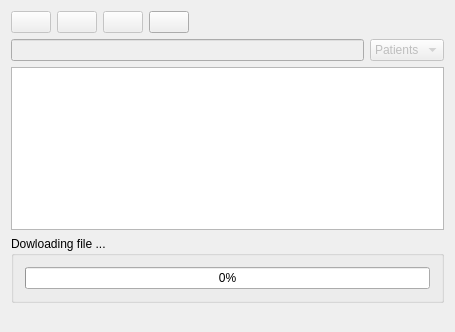
<?xml version="1.0" encoding="UTF-8"?>
<ui version="4.0">
 <class>QmitkXnatTreeBrowserViewControls</class>
 <widget class="QWidget" name="QmitkXnatTreeBrowserViewControls">
  <property name="geometry">
   <rect>
    <x>0</x>
    <y>0</y>
    <width>455</width>
    <height>332</height>
   </rect>
  </property>
  <property name="minimumSize">
   <size>
    <width>0</width>
    <height>0</height>
   </size>
  </property>
  <property name="windowTitle">
   <string>QmitkTemplate</string>
  </property>
  <layout class="QVBoxLayout" name="verticalLayout">
   <item>
    <layout class="QHBoxLayout" name="horizontalLayout">
     <item>
      <widget class="QPushButton" name="btnXnatUpload">
       <property name="enabled">
        <bool>false</bool>
       </property>
       <property name="toolTip">
        <string>Upload to XNAT</string>
       </property>
       <property name="styleSheet">
        <string notr="true"/>
       </property>
       <property name="text">
        <string/>
       </property>
       <property name="icon">
        <iconset resource="../../resources/xnat.qrc">
         <normaloff>:/xnat-plugin/xnat-upload.png</normaloff>:/xnat-plugin/xnat-upload.png</iconset>
       </property>
       <property name="iconSize">
        <size>
         <width>32</width>
         <height>32</height>
        </size>
       </property>
      </widget>
     </item>
     <item>
      <widget class="QPushButton" name="btnXnatDownload">
       <property name="enabled">
        <bool>false</bool>
       </property>
       <property name="toolTip">
        <string>Download File</string>
       </property>
       <property name="text">
        <string/>
       </property>
       <property name="icon">
        <iconset resource="../../resources/xnat.qrc">
         <normaloff>:/xnat-plugin/xnat-download.png</normaloff>:/xnat-plugin/xnat-download.png</iconset>
       </property>
       <property name="iconSize">
        <size>
         <width>32</width>
         <height>32</height>
        </size>
       </property>
      </widget>
     </item>
     <item>
      <widget class="QPushButton" name="btnCreateXnatFolder">
       <property name="enabled">
        <bool>false</bool>
       </property>
       <property name="toolTip">
        <string>Create Folder</string>
       </property>
       <property name="text">
        <string/>
       </property>
       <property name="icon">
        <iconset resource="../../resources/xnat.qrc">
         <normaloff>:/xnat-plugin/xnat-folder.png</normaloff>:/xnat-plugin/xnat-folder.png</iconset>
       </property>
       <property name="iconSize">
        <size>
         <width>32</width>
         <height>32</height>
        </size>
       </property>
      </widget>
     </item>
     <item>
      <widget class="QPushButton" name="btnXnatConnect">
       <property name="enabled">
        <bool>true</bool>
       </property>
       <property name="toolTip">
        <string>Connect</string>
       </property>
       <property name="text">
        <string/>
       </property>
       <property name="icon">
        <iconset resource="../../resources/xnat.qrc">
         <normaloff>:/xnat-plugin/xnat-connect.png</normaloff>:/xnat-plugin/xnat-connect.png</iconset>
       </property>
       <property name="iconSize">
        <size>
         <width>32</width>
         <height>32</height>
        </size>
       </property>
       <property name="checkable">
        <bool>false</bool>
       </property>
      </widget>
     </item>
     <item>
      <spacer name="horizontalSpacer">
       <property name="orientation">
        <enum>Qt::Horizontal</enum>
       </property>
       <property name="sizeHint" stdset="0">
        <size>
         <width>40</width>
         <height>20</height>
        </size>
       </property>
      </spacer>
     </item>
    </layout>
   </item>
   <item>
    <layout class="QHBoxLayout" name="searchLayout">
     <item>
      <widget class="QLineEdit" name="searchField">
       <property name="enabled">
        <bool>false</bool>
       </property>
      </widget>
     </item>
     <item>
      <widget class="QComboBox" name="searchModeBox">
       <property name="enabled">
        <bool>false</bool>
       </property>
       <property name="currentIndex">
        <number>1</number>
       </property>
       <item>
        <property name="text">
         <string>Projects</string>
        </property>
       </item>
       <item>
        <property name="text">
         <string>Patients</string>
        </property>
       </item>
      </widget>
     </item>
    </layout>
   </item>
   <item>
    <layout class="QVBoxLayout" name="verticalLayout_2">
     <item>
      <widget class="QTreeView" name="treeView">
       <property name="uniformRowHeights">
        <bool>false</bool>
       </property>
       <property name="sortingEnabled">
        <bool>false</bool>
       </property>
       <property name="animated">
        <bool>false</bool>
       </property>
       <property name="expandsOnDoubleClick">
        <bool>true</bool>
       </property>
      </widget>
     </item>
    </layout>
   </item>
   <item>
    <widget class="QGroupBox" name="groupBox">
     <property name="title">
      <string>Dowloading file ...</string>
     </property>
     <layout class="QVBoxLayout" name="verticalLayout_3">
      <item>
       <widget class="QProgressBar" name="progressBar">
        <property name="value">
         <number>0</number>
        </property>
       </widget>
      </item>
     </layout>
    </widget>
   </item>
   <item>
    <layout class="QVBoxLayout" name="infoVerticalLayout">
     <item>
      <widget class="QmitkXnatProjectWidget" name="wgtProjectInfo" native="true"/>
     </item>
     <item>
      <widget class="QmitkXnatExperimentWidget" name="wgtExperimentInfo" native="true"/>
     </item>
     <item>
      <widget class="QmitkXnatSubjectWidget" name="wgtSubjectInfo" native="true"/>
     </item>
    </layout>
   </item>
  </layout>
 </widget>
 <layoutdefault spacing="6" margin="11"/>
 <customwidgets>
  <customwidget>
   <class>QmitkXnatProjectWidget</class>
   <extends>QWidget</extends>
   <header>QmitkXnatProjectWidget.h</header>
   <container>1</container>
  </customwidget>
  <customwidget>
   <class>QmitkXnatSubjectWidget</class>
   <extends>QWidget</extends>
   <header>QmitkXnatSubjectWidget.h</header>
   <container>1</container>
  </customwidget>
  <customwidget>
   <class>QmitkXnatExperimentWidget</class>
   <extends>QWidget</extends>
   <header>QmitkXnatExperimentWidget.h</header>
   <container>1</container>
  </customwidget>
 </customwidgets>
 <resources>
  <include location="../../resources/xnat.qrc"/>
 </resources>
 <connections/>
</ui>
